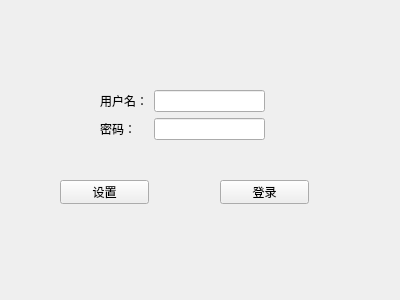
<?xml version="1.0" encoding="UTF-8"?>
<ui version="4.0">
 <class>LoginWidget</class>
 <widget class="QWidget" name="LoginWidget">
  <property name="geometry">
   <rect>
    <x>0</x>
    <y>0</y>
    <width>400</width>
    <height>300</height>
   </rect>
  </property>
  <property name="windowTitle">
   <string>Form</string>
  </property>
  <widget class="QPushButton" name="btnLogin">
   <property name="geometry">
    <rect>
     <x>220</x>
     <y>180</y>
     <width>89</width>
     <height>24</height>
    </rect>
   </property>
   <property name="text">
    <string>登录</string>
   </property>
  </widget>
  <widget class="QPushButton" name="btnConfig">
   <property name="geometry">
    <rect>
     <x>60</x>
     <y>180</y>
     <width>89</width>
     <height>24</height>
    </rect>
   </property>
   <property name="text">
    <string>设置</string>
   </property>
  </widget>
  <widget class="QWidget" name="">
   <property name="geometry">
    <rect>
     <x>100</x>
     <y>90</y>
     <width>165</width>
     <height>53</height>
    </rect>
   </property>
   <layout class="QFormLayout" name="formLayout">
    <item row="0" column="0">
     <widget class="QLabel" name="labelUserName">
      <property name="text">
       <string>用户名：</string>
      </property>
     </widget>
    </item>
    <item row="0" column="1">
     <widget class="QLineEdit" name="lEUserName"/>
    </item>
    <item row="1" column="0">
     <widget class="QLabel" name="label_2">
      <property name="text">
       <string>密码：</string>
      </property>
     </widget>
    </item>
    <item row="1" column="1">
     <widget class="QLineEdit" name="lEPassword"/>
    </item>
   </layout>
  </widget>
 </widget>
 <resources/>
 <connections/>
</ui>
